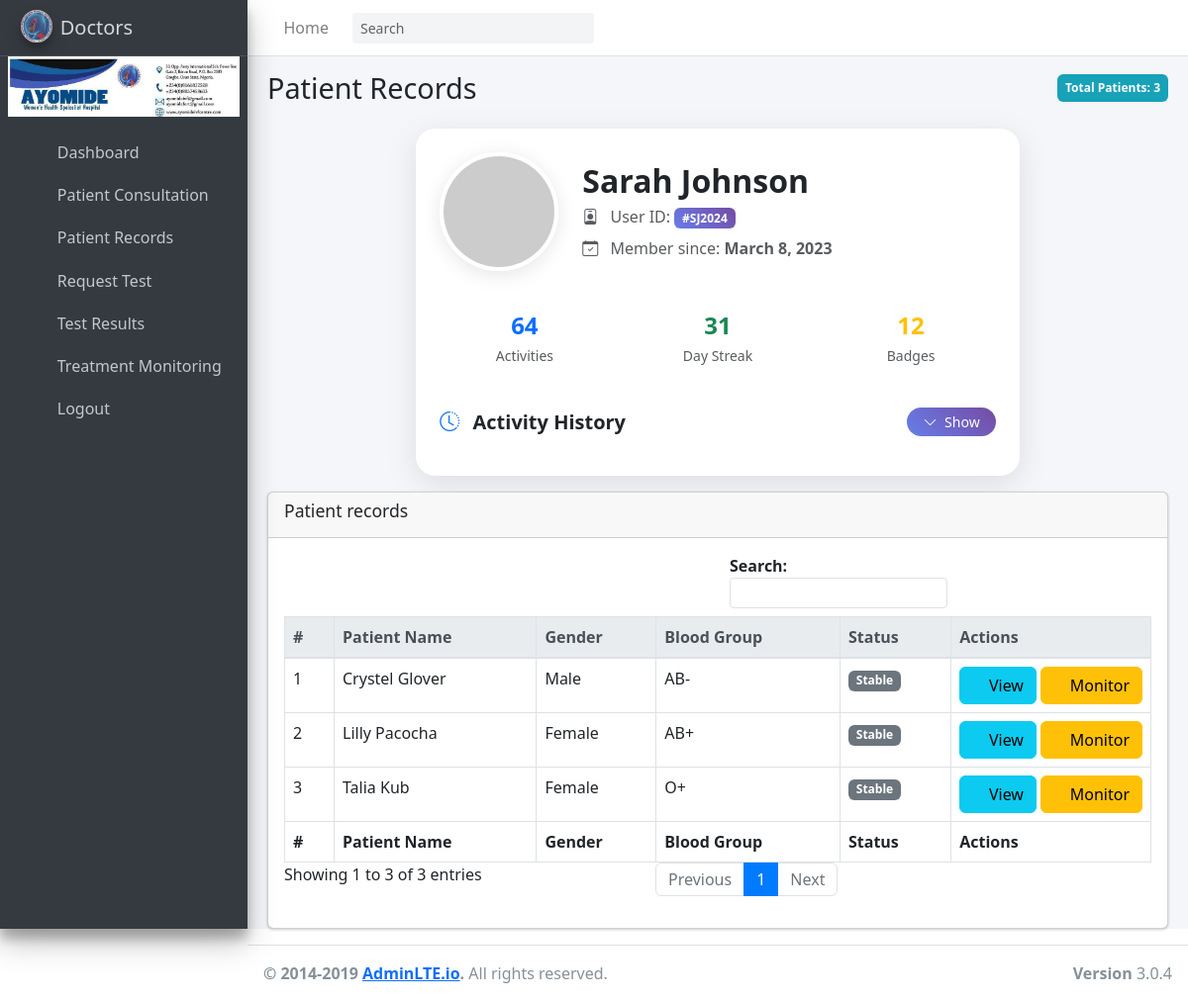
The app's page /d/medical-records/ (signed in) with its own data.
### hospapp/models.py (models this page shows, shortened)
class Patient(models.Model):
    BLOOD_GROUP_CHOICES = [
        ('A+', 'A+'), ('A-', 'A-'),
        ('B+', 'B+'), ('B-', 'B-'),
        ('AB+', 'AB+'), ('AB-', 'AB-'),
        ('O+', 'O+'), ('O-', 'O-'),
    ]
    STATUS_CHOICES = [
        ('critical', 'Critical'),
        ('recovered', 'Recovered'),
        ('stable', 'Stable'),
    ]
    RELATIONSHIP_CHOICES = [
        ('Spouse', 'Spouse'),
        ('Father', 'Father'),
        ('Mother', 'Mother'),
        ('Son', 'Son'),
        ('Daughter', 'Daughter'),
        ('Brother', 'Brother'),
        ('Sister', 'Sister'),
        ('Guardian', 'Guardian'),
        ('Friend', 'Friend'),
        ('Other', 'Other'),
    ]
    address = models.TextField()
    blood_group = models.CharField(max_length=3, choices=BLOOD_GROUP_CHOICES, default='O+')
    date_of_birth = models.DateField()
    date_registered = models.DateTimeField(auto_now_add=True)
    email = models.EmailField(blank=True, null=True)
    first_time = models.CharField(max_length=20, blank=True)
    full_name = models.CharField(max_length=200)
    gender = models.CharField(max_length=10)
    id_number = models.CharField(max_length=100, blank=True)
    id_type = models.CharField(max_length=20, blank=True)
    marital_status = models.CharField(max_length=20)
    nationality = models.CharField(max_length=50)
    phone = models.CharField(max_length=15)
    photo = models.ImageField(upload_to='patient_photos/', blank=True, null=True)
    state_of_origin = models.CharField(max_length=50, blank=True)
    next_of_kin_name = models.CharField(max_length=100)
    next_of_kin_phone = models.CharField(max_length=15)
    next_of_kin_relationship = models.CharField(max_length=20, choices=RELATIONSHIP_CHOICES, blank=True, null=True, default='Ade')
    next_of_kin_email = models.EmailField(blank=True, null=True)
    next_of_kin_address = models.TextField(blank=True, null=True)
    bed = models.ForeignKey(Bed, null=True, blank=True, on_delete=models.SET_NULL)
    diagnosis = models.TextField(blank=True, null=True)
    is_inpatient = models.BooleanField(default=False)
    medication = models.TextField(blank=True, null=True)
    notes = models.TextField(blank=True, null=True)
    referred_by = models.CharField(max_length=100, blank=True, null=True)
    status = models.CharField(max_length=20, choices=STATUS_CHOICES, default='stable')
    ward = models.ForeignKey(Ward, null=True, blank=True, on_delete=models.SET_NULL)

### hospapp/views.py (the view)
# urls.py: path('d/medical-records/', views.access_medical_records, name='access_medical_records'),
@login_required(login_url='home')
def access_medical_records(request):
    patients = Patient.objects.all()
    return render(request, 'doctors/access_medical_records.html', {
        'patients': patients
    })

### hospapp/templates/doctors/access_medical_records.html (shortened to what this page needs)
{% extends "doctors/base.html" %}
{% load static %}
{% block content %}
<link href="https://cdnjs.cloudflare.com/ajax/libs/bootstrap/5.3.0/css/bootstrap.min.css" rel="stylesheet">
<link href="https://cdnjs.cloudflare.com/ajax/libs/bootstrap-icons/1.10.0/font/bootstrap-icons.min.css" rel="stylesheet">
<div class="content-header">
    <div class="container-fluid">
        <div class="d-flex justify-content-between align-items-center mb-2">
            <h1 class="m-0 text-dark">Patient Records</h1>
            <span class="badge badge-info p-2">Total Patients: {{ patients|length }}</span>
        </div>
    </div>
</div>
<div class="container">
    <div class="row justify-content-center">
        <div class="col-lg-8 col-md-10">
            <div class="card profile-card border-0">
                <div class="card-body p-4">
                    <div class="row align-items-center mb-4">
                        <div class="col-auto">
                            <img id="profileAvatar" src="https://via.placeholder.com/120x120/667eea/ffffff?text=JD"
                                 alt="Profile Picture" class="rounded-circle profile-avatar">
                        </div>
                        <div class="col">
                            <h2 class="mb-1 fw-bold text-dark" id="userName">John Doe</h2>
                            <p class="text-muted mb-2">
                                <i class="bi bi-person-badge me-2"></i>
                                User ID: <span class="badge badge-custom text-white" id="userId">#12345</span>
                            </p>
                            <p class="text-muted mb-0">
                                <i class="bi bi-calendar-check me-2"></i>
                                Member since: <span id="dateJoined" class="fw-semibold">January 15, 2022</span>
                            </p>
                        </div>
                    </div>
                    <div class="row mb-4">
                        <div class="col-4">
                            <div class="stats-card text-center p-3 rounded-3">
                                <h4 class="mb-1 text-primary fw-bold" id="totalActivities">47</h4>
                                <small class="text-muted">Activities</small>
                            </div>
                        </div>
                        <div class="col-4">
                            <div class="stats-card text-center p-3 rounded-3">
                                <h4 class="mb-1 text-success fw-bold" id="streakDays">23</h4>
                                <small class="text-muted">Day Streak</small>
                            </div>
                        </div>
                        <div class="col-4">
                            <div class="stats-card text-center p-3 rounded-3">
                                <h4 class="mb-1 text-warning fw-bold" id="badgesEarned">8</h4>
                                <small class="text-muted">Badges</small>
                            </div>
                        </div>
                    </div>
                    <div class="d-flex justify-content-between align-items-center mb-3">
                        <h5 class="mb-0 text-dark fw-bold">
                            <i class="bi bi-clock-history me-2 text-primary"></i>
                            Activity History
                        </h5>
                        <button class="btn btn-expand text-white btn-sm rounded-pill px-3"
                                id="toggleHistory" data-bs-toggle="collapse" data-bs-target="#activityHistory">
                            <i class="bi bi-chevron-down me-1"></i>
                            <span id="toggleText">Show</span>
                        </button>
                    </div>
                </div>
            </div>
        </div>
    </div>
</div>
<section class="content">
    <div class="container-fluid">
        <div class="card">
            <div class="card-header">
                <h3 class="card-title">Patient records</h3>
            </div>
            <div class="card-body">
                <table id="example1" class="table table-bordered table-hover text-nowrap mb-0">
                    <thead class="thead-light">
                        <tr>
                            <th style="width: 50px;">#</th>
                            <th>Patient Name</th>
                            <th>Gender</th>
                            <th>Blood Group</th>
                            <th>Status</th>
                            <th style="width: 160px;">Actions</th>
                        </tr>
                    </thead>
                    <tbody>
                        {% for patient in patients %}
                        <tr>
                            <td>{{ forloop.counter }}</td>
                            <td>{{ patient.full_name }}</td>
                            <td>{{ patient.gender }}</td>
                            <td>{{ patient.blood_group }}</td>
                            <td>
                                <span class="badge badge-{% if patient.status == 'active' %}success{% elif patient.status == 'critical' %}danger{% else %}secondary{% endif %}">
                                    {{ patient.get_status_display }}
                                </span>
                            </td>
                            <td colspan="2">
                                <button class="btn btn-info" data-bs-toggle="modal" data-bs-target="#overviewModal" onclick="loadOverview({{ patient.id }})"><i class="fas fa-folder-open"></i> View</button>
                                <button class="btn btn-warning" data-bs-toggle="modal" data-bs-target="#monitorModal" onclick="loadMonitor({{ patient.id }})"><i class="fas fa-chart-line"></i> Monitor</button>
                            </td>
                        </tr>
                        {% empty %}
                        <tr>
                            <td colspan="6" class="text-center text-muted">No patients found.</td>
                        </tr>
                        {% endfor %}
                    </tbody>
                    <tfoot>
                        <tr>
                            <th style="width: 50px;">#</th>
                            <th>Patient Name</th>
                            <th>Gender</th>
                            <th>Blood Group</th>
                            <th>Status</th>
                            <th style="width: 160px;">Actions</th>
                        </tr>
                    </tfoot>
                </table>
            </div>
        </div>
    </div>
    </div>
{% endblock %}

### hospapp/templates/doctors/access_medical_records.html (style rules this page uses)
.profile-card { backdrop-filter: blur(10px); background: rgba(255, 255, 255, 0.95); border: 1px solid rgba(255, 255, 255, 0.2); box-shadow: 0 8px 32px rgba(0, 0, 0, 0.1); transition: all 0.3s ease; border-radius: 20px; }
.profile-avatar { width: 120px; height: 120px; border: 4px solid #fff; box-shadow: 0 4px 20px rgba(0, 0, 0, 0.1); transition: transform 0.3s ease; }
.badge-custom { background: linear-gradient(45deg, #667eea, #764ba2); border: none; }
.btn-expand { background: linear-gradient(45deg, #667eea, #764ba2); border: none; transition: all 0.3s ease; }
.stats-card { background: rgba(255, 255, 255, 0.1); border: 1px solid rgba(255, 255, 255, 0.2); backdrop-filter: blur(5px); transition: all 0.3s ease; }

### records on screen
Patient: full_name "Crystel Glover", gender "Male", blood_group "AB-", status "Stable"
Patient: full_name "Lilly Pacocha", gender "Female", blood_group "AB+", status "Stable"
Patient: full_name "Talia Kub", gender "Female", blood_group "O+", status "Stable"

### other values on screen
{{ patients|length }} "3"
